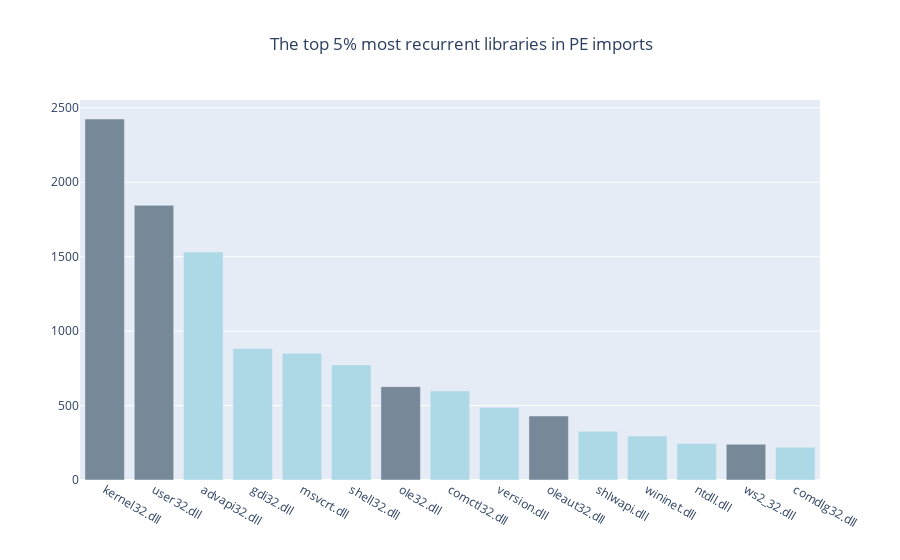

Source (notebook cell):
### Code cell
#Retrieve the most recurrent libraries in PE imports across all data samples
selected_libraries_indices = []
for column in k_best_selected_libraries:
    if column in most_recurrent_libraries.index.tolist():
        selected_libraries_indices.append(most_recurrent_libraries.index.tolist().index(column))

#Plot
colors = np.repeat('lightslategray', limit)
colors[selected_libraries_indices] = 'lightblue'

fig = go.Figure( data = [ go.Bar(x=most_recurrent_libraries.index, 
                                 y=most_recurrent_libraries.values,  
                                 marker_color=colors) ] )

fig.update_layout(title='The top 5% most recurrent libraries in PE imports', title_x=0.3)

fig.show()

### Figure 1 — Plotly figure (JSON) as saved in the notebook; plotly's stock layout.template omitted (floating-point values rounded to 4 significant figures)
{"data": [{"marker": {"color": ["lightslategray", "lightslategray", "lightblue", "lightblue", "lightblue", "lightblue", "lightslategray", "lightblue", "lightblue", "lightslategray", "lightblue", "lightblue", "lightblue", "lightslategray", "lightblue"]}, "type": "bar", "x": ["kernel32.dll", "user32.dll", "advapi32.dll", "gdi32.dll", "msvcrt.dll", "shell32.dll", "ole32.dll", "comctl32.dll", "version.dll", "oleaut32.dll", "shlwapi.dll", "wininet.dll", "ntdll.dll", "ws2_32.dll", "comdlg32.dll"], "y": [2425, 1845, 1532, 883, 851, 773, 627, 598, 487, 430, 327, 295, 246, 240, 220]}], "layout": {"title": {"text": "The top 5% most recurrent libraries in PE imports", "x": 0.3}}}
